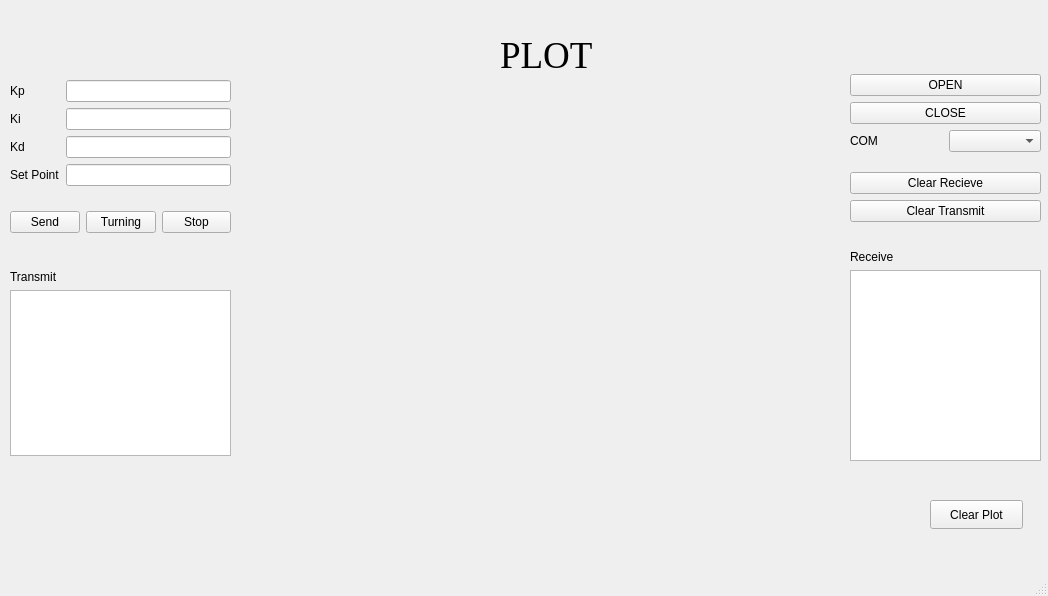
<?xml version="1.0" encoding="UTF-8"?>
<ui version="4.0">
 <class>MainWindow</class>
 <widget class="QMainWindow" name="MainWindow">
  <property name="geometry">
   <rect>
    <x>0</x>
    <y>0</y>
    <width>1048</width>
    <height>596</height>
   </rect>
  </property>
  <property name="windowTitle">
   <string>MainWindow</string>
  </property>
  <widget class="QWidget" name="centralwidget">
   <widget class="QWidget" name="layoutWidget">
    <property name="geometry">
     <rect>
      <x>10</x>
      <y>61</y>
      <width>221</width>
      <height>191</height>
     </rect>
    </property>
    <layout class="QVBoxLayout" name="verticalLayout_4">
     <item>
      <layout class="QHBoxLayout" name="horizontalLayout">
       <item>
        <layout class="QVBoxLayout" name="verticalLayout">
         <item>
          <widget class="QLabel" name="kplabel">
           <property name="text">
            <string>Kp</string>
           </property>
          </widget>
         </item>
         <item>
          <widget class="QLabel" name="kilabel">
           <property name="text">
            <string>Ki</string>
           </property>
          </widget>
         </item>
         <item>
          <widget class="QLabel" name="kdlabel">
           <property name="text">
            <string>Kd</string>
           </property>
          </widget>
         </item>
         <item>
          <widget class="QLabel" name="setPoint">
           <property name="text">
            <string>Set Point</string>
           </property>
          </widget>
         </item>
        </layout>
       </item>
       <item>
        <layout class="QVBoxLayout" name="verticalLayout_2">
         <item>
          <widget class="QLineEdit" name="kpEdit"/>
         </item>
         <item>
          <widget class="QLineEdit" name="kiEdit"/>
         </item>
         <item>
          <widget class="QLineEdit" name="kdEdit"/>
         </item>
         <item>
          <widget class="QLineEdit" name="setPointEdit"/>
         </item>
        </layout>
       </item>
      </layout>
     </item>
     <item>
      <layout class="QHBoxLayout" name="horizontalLayout_3">
       <item>
        <widget class="QPushButton" name="sendButton">
         <property name="text">
          <string>Send</string>
         </property>
        </widget>
       </item>
       <item>
        <widget class="QPushButton" name="turningButton">
         <property name="text">
          <string>Turning</string>
         </property>
        </widget>
       </item>
       <item>
        <widget class="QPushButton" name="stopButton">
         <property name="text">
          <string>Stop</string>
         </property>
        </widget>
       </item>
      </layout>
     </item>
    </layout>
   </widget>
   <widget class="QWidget" name="layoutWidget">
    <property name="geometry">
     <rect>
      <x>850</x>
      <y>60</y>
      <width>191</width>
      <height>177</height>
     </rect>
    </property>
    <layout class="QVBoxLayout" name="verticalLayout_6">
     <item>
      <layout class="QVBoxLayout" name="verticalLayout_3">
       <item>
        <widget class="QPushButton" name="openButton">
         <property name="text">
          <string>OPEN</string>
         </property>
        </widget>
       </item>
       <item>
        <widget class="QPushButton" name="closeButton">
         <property name="text">
          <string>CLOSE</string>
         </property>
        </widget>
       </item>
       <item>
        <layout class="QHBoxLayout" name="horizontalLayout_2">
         <item>
          <widget class="QLabel" name="COM">
           <property name="enabled">
            <bool>true</bool>
           </property>
           <property name="layoutDirection">
            <enum>Qt::LeftToRight</enum>
           </property>
           <property name="text">
            <string>COM</string>
           </property>
          </widget>
         </item>
         <item>
          <widget class="QComboBox" name="COMComboBox"/>
         </item>
        </layout>
       </item>
      </layout>
     </item>
     <item>
      <layout class="QVBoxLayout" name="verticalLayout_5">
       <item>
        <widget class="QPushButton" name="ClearRButton">
         <property name="text">
          <string>Clear Recieve</string>
         </property>
        </widget>
       </item>
       <item>
        <widget class="QPushButton" name="ClearTButton">
         <property name="text">
          <string>Clear Transmit</string>
         </property>
        </widget>
       </item>
      </layout>
     </item>
    </layout>
   </widget>
   <widget class="QWidget" name="layoutWidget">
    <property name="geometry">
     <rect>
      <x>10</x>
      <y>270</y>
      <width>221</width>
      <height>186</height>
     </rect>
    </property>
    <layout class="QVBoxLayout" name="verticalLayout_7">
     <item>
      <widget class="QLabel" name="Transmit">
       <property name="text">
        <string>Transmit</string>
       </property>
      </widget>
     </item>
     <item>
      <widget class="QTextBrowser" name="textTransmit"/>
     </item>
    </layout>
   </widget>
   <widget class="QWidget" name="layoutWidget">
    <property name="geometry">
     <rect>
      <x>850</x>
      <y>250</y>
      <width>191</width>
      <height>211</height>
     </rect>
    </property>
    <layout class="QVBoxLayout" name="verticalLayout_8">
     <item>
      <widget class="QLabel" name="Recieve">
       <property name="text">
        <string>Receive</string>
       </property>
      </widget>
     </item>
     <item>
      <widget class="QTextBrowser" name="textRecieve"/>
     </item>
    </layout>
   </widget>
   <widget class="QCustomPlot" name="plot" native="true">
    <property name="geometry">
     <rect>
      <x>260</x>
      <y>100</y>
      <width>571</width>
      <height>441</height>
     </rect>
    </property>
   </widget>
   <widget class="QLabel" name="label">
    <property name="geometry">
     <rect>
      <x>500</x>
      <y>30</y>
      <width>121</width>
      <height>51</height>
     </rect>
    </property>
    <property name="font">
     <font>
      <family>Times New Roman</family>
      <pointsize>28</pointsize>
     </font>
    </property>
    <property name="text">
     <string>PLOT</string>
    </property>
   </widget>
   <widget class="QPushButton" name="pushButton">
    <property name="geometry">
     <rect>
      <x>930</x>
      <y>500</y>
      <width>93</width>
      <height>29</height>
     </rect>
    </property>
    <property name="text">
     <string>Clear Plot</string>
    </property>
   </widget>
  </widget>
  <widget class="QMenuBar" name="menubar">
   <property name="geometry">
    <rect>
     <x>0</x>
     <y>0</y>
     <width>1048</width>
     <height>26</height>
    </rect>
   </property>
  </widget>
  <widget class="QStatusBar" name="statusbar"/>
 </widget>
 <customwidgets>
  <customwidget>
   <class>QCustomPlot</class>
   <extends>QWidget</extends>
   <header>qcustomplot.h</header>
   <container>1</container>
  </customwidget>
 </customwidgets>
 <resources/>
 <connections/>
</ui>
